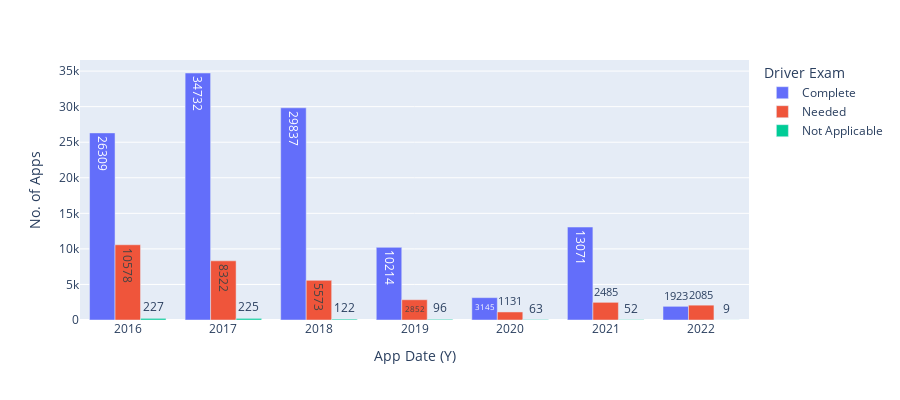

The notebook cell this image was saved under:
### Code cell
# Making bar plot of df4 showing No. of Apps (y-axis) vs App Date Year (x-axis) and grouped by Driver Exam 
import plotly.express as px
fig = px.bar(df4, x=df4['App Date (Y/M/D)'].dt.year, y='Number of Applicants',\
             labels={'x':'App Date (Y)','Number of Applicants':'No. of Apps'},\
             color='Driver Exam', barmode='group',text = df4['Number of Applicants'],\
             height=400)
fig.show()

### Figure 1 — Plotly figure (JSON) as saved in the notebook; plotly's stock layout.template omitted (floating-point values rounded to 4 significant figures)
{"data": [{"alignmentgroup": "True", "hovertemplate": "Driver Exam=Complete<br>App Date (Y)=%{x}<br>No. of Apps=%{text}<extra></extra>", "legendgroup": "Complete", "marker": {"color": "#636efa", "pattern": {"shape": ""}}, "name": "Complete", "offsetgroup": "Complete", "orientation": "v", "showlegend": true, "text": [26309, 34732, 29837, 10214, 3145, 13071, 1923], "textposition": "auto", "type": "bar", "x": [2016, 2017, 2018, 2019, 2020, 2021, 2022], "xaxis": "x", "y": [26309, 34732, 29837, 10214, 3145, 13071, 1923], "yaxis": "y"}, {"alignmentgroup": "True", "hovertemplate": "Driver Exam=Needed<br>App Date (Y)=%{x}<br>No. of Apps=%{text}<extra></extra>", "legendgroup": "Needed", "marker": {"color": "#EF553B", "pattern": {"shape": ""}}, "name": "Needed", "offsetgroup": "Needed", "orientation": "v", "showlegend": true, "text": [10578, 8322, 5573, 2852, 1131, 2485, 2085], "textposition": "auto", "type": "bar", "x": [2016, 2017, 2018, 2019, 2020, 2021, 2022], "xaxis": "x", "y": [10578, 8322, 5573, 2852, 1131, 2485, 2085], "yaxis": "y"}, {"alignmentgroup": "True", "hovertemplate": "Driver Exam=Not Applicable<br>App Date (Y)=%{x}<br>No. of Apps=%{text}<extra></extra>", "legendgroup": "Not Applicable", "marker": {"color": "#00cc96", "pattern": {"shape": ""}}, "name": "Not Applicable", "offsetgroup": "Not Applicable", "orientation": "v", "showlegend": true, "text": [227, 225, 122, 96, 63, 52, 9], "textposition": "auto", "type": "bar", "x": [2016, 2017, 2018, 2019, 2020, 2021, 2022], "xaxis": "x", "y": [227, 225, 122, 96, 63, 52, 9], "yaxis": "y"}], "layout": {"barmode": "group", "height": 400, "legend": {"title": {"text": "Driver Exam"}, "tracegroupgap": 0}, "margin": {"t": 60}, "xaxis": {"anchor": "y", "domain": [0, 1], "title": {"text": "App Date (Y)"}}, "yaxis": {"anchor": "x", "domain": [0, 1], "title": {"text": "No. of Apps"}}}}
